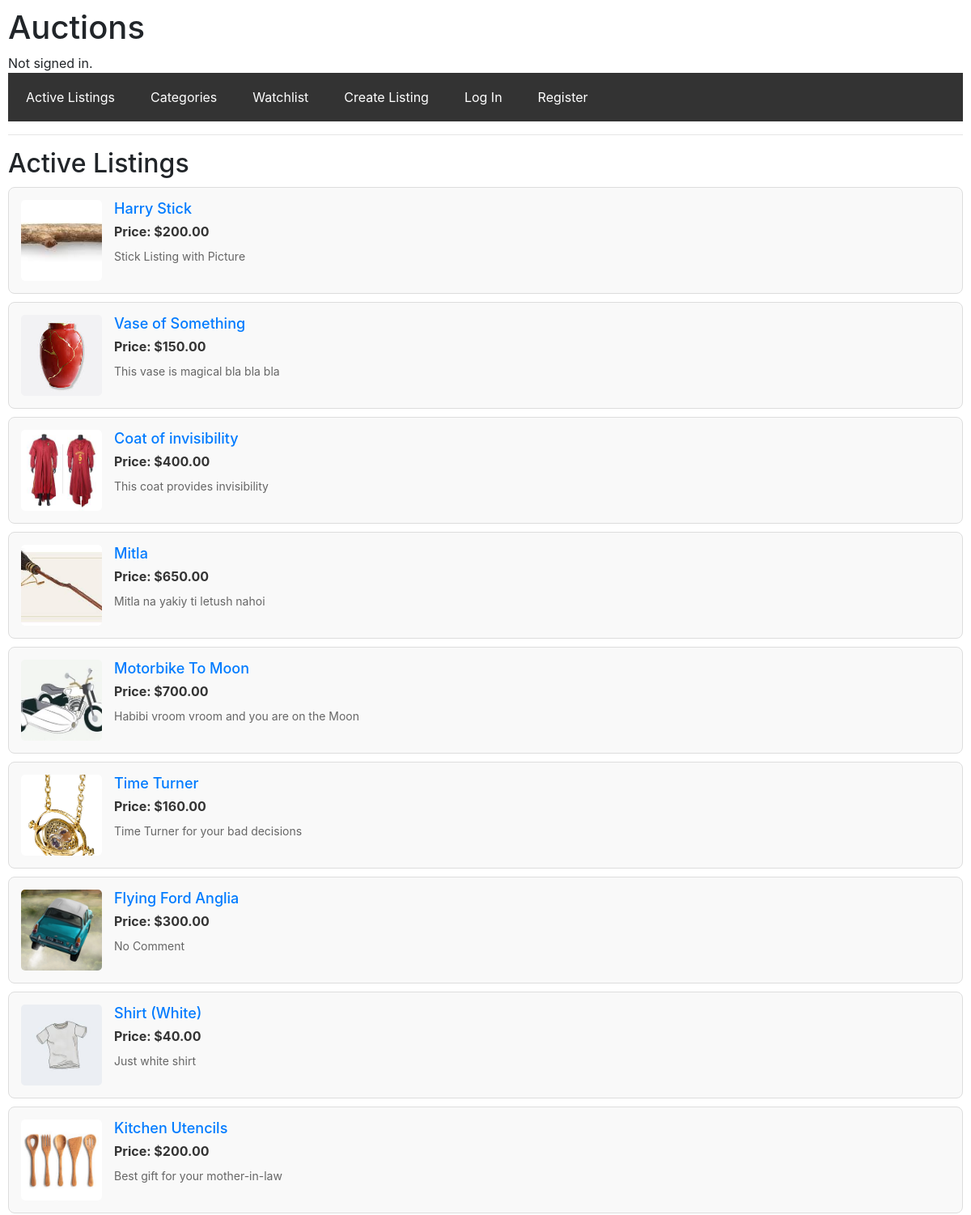
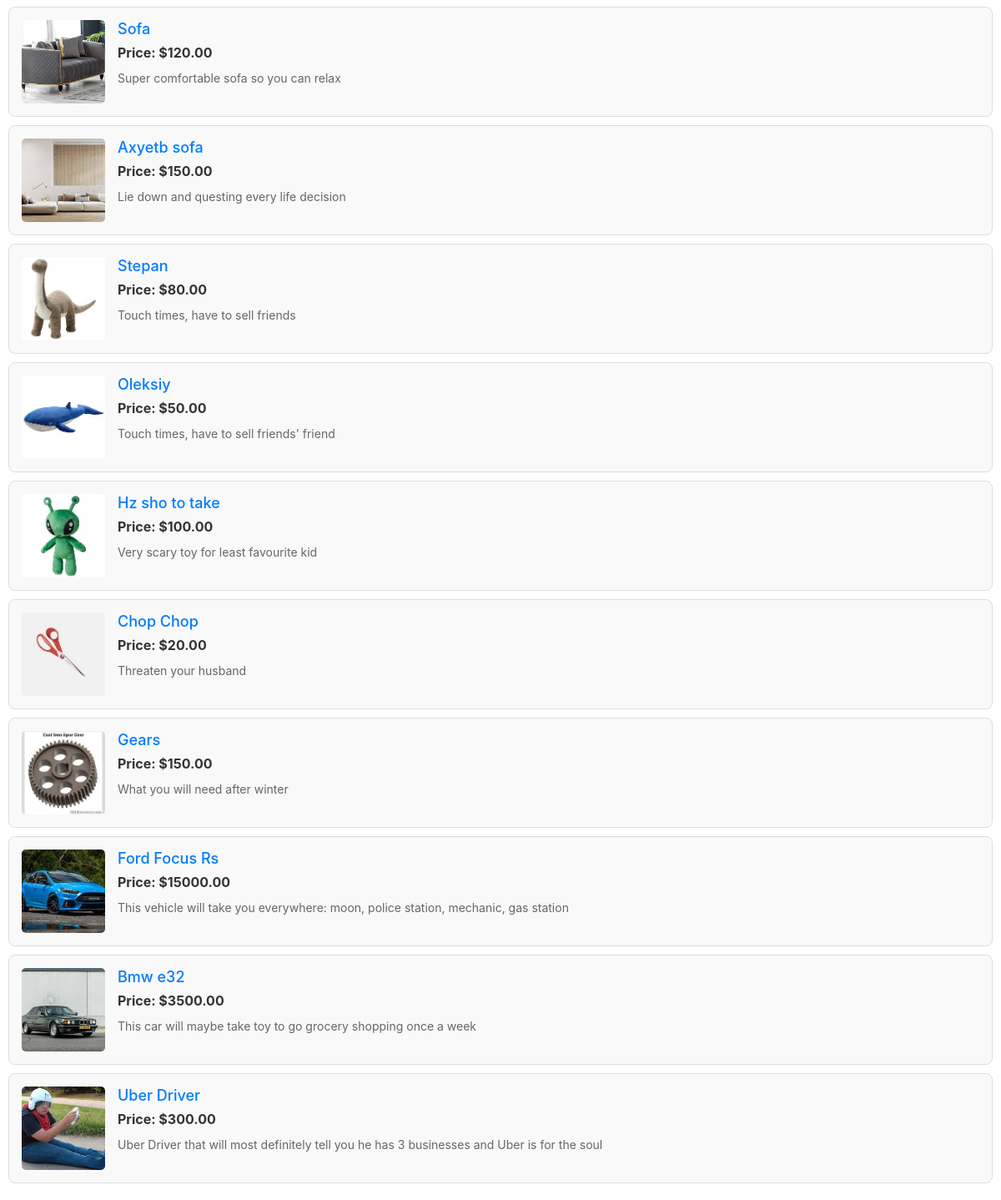
The page / on the database its author committed (2 pictures, top to bottom).
### auctions/models.py (models this page shows, shortened)
class AuctionListing(models.Model):
    title = models.CharField(max_length=255)
    description = models.TextField()
    starting_bid = models.DecimalField(max_digits=10, decimal_places=2)
    current_bid = models.DecimalField(max_digits=10, decimal_places=2, null=True, blank=True)
    user = models.ForeignKey(User, on_delete=models.CASCADE, related_name="listings")  # Use User instead of AbstractUser
    category = models.ForeignKey(Category, on_delete=models.SET_NULL, null=True, blank=True)
    image = models.ImageField(upload_to="auction_images/", blank=True, null=True)
    active = models.BooleanField(default=True)

### auctions/views.py (the view)
# urls.py: path("", views.index, name="index"),
def index(request):
    listings = AuctionListing.objects.all()
    return render(request, 'auctions/index.html',{
        "listings" : listings
    })

### auctions/templates/auctions/index.html
{% extends "auctions/layout.html" %}
{% load static %}
{% block head %}
    <link href="{% static 'auctions/index.css' %}" rel="stylesheet">
{% endblock %}
{% block body %}
    <h2>Active Listings</h2>
    {% for listing in listings %}
            <div class="listings">
                <img src="{{ listing.image.url }}" alt="{{ listing.title }} image">
                <div class="listing-info">
                    <a href="{% url 'display_listing' listing.id %}"><h3>{{ listing.title }}</h3></a>
                    <b>Price: ${{ listing.starting_bid }}</b>
                    <p>{{ listing.description }}</p>
                </div>
            </div>
    {% endfor %}
{% endblock %}

### auctions/templates/auctions/layout.html (shortened to what this page needs)
{% load static %}
<!DOCTYPE html>
<html lang="en">
    <head>
        <link rel="stylesheet" href="https://stackpath.bootstrapcdn.com/bootstrap/4.4.1/css/bootstrap.min.css">
        <link href="{% static 'auctions/styles.css' %}" rel="stylesheet">
        {% block head %}{% endblock %}
    </head>
    <body>
        <h1>Auctions</h1>
        <div>
            {% if user.is_authenticated %}
                Signed in as <strong>{{ user.username }}</strong>.
            {% else %}
                Not signed in.
            {% endif %}
        </div>
        <ul class="nav">
            <li class="nav-item">
                <a class="nav-link" href="{% url 'index' %}">Active Listings</a>
            </li>
            <li class="nav-item">
                <a class="nav-link" href="{% url 'categories_listing' %}">Categories</a>
            </li>
            <li class="nav-item">
                <a class="nav-link" href="{% url 'watchlist_page' %}">Watchlist  {{ user.watchlist.listings.count }}</a>
            </li>
            <li class="nav-item">
                <a class="nav-link" href="{% url 'new_listing' %}">Create Listing</a>
            </li>
            {% if user.is_authenticated %}
                <li class="nav-item">
                    <a class="nav-link" href="{% url 'logout' %}">Log Out</a>
                </li>
            {% else %}
                <li class="nav-item">
                    <a class="nav-link" href="{% url 'login' %}">Log In</a>
                </li>
                <li class="nav-item">
                    <a class="nav-link" href="{% url 'register' %}">Register</a>
                </li>
            {% endif %}
        </ul>
        <hr>
        {% block body %}
        {% endblock %}
    </body>
</html>

### auctions/static/auctions/styles.css (style rules this page uses)
body { padding: 10px; }
.nav { display: flex; list-style: none; background-color: #333; padding: 10px; }
.nav-item { margin-right: 20px; }
.nav-link { color: white; text-decoration: none; padding: 8px 12px; border-radius: 5px; transition: background-color 0.3s; }

### auctions/static/auctions/index.css (style rules this page uses)
.listings { display: flex; align-items: flex-start; border: 1px solid #ddd; border-radius: 8px; padding: 15px; margin: 10px 0; background-color: #f9f9f9; transition: box-shadow 0.3s ease; }
.listings img { width: 100px; height: 100px; object-fit: cover; border-radius: 5px; margin-right: 15px; }
.listing-info { display: flex; flex-direction: column; }
.listing-info h3 { font-size: 18px; color: #007bff; margin: 0 0 5px; transition: color 0.3s ease; }
.listing-info b { font-size: 16px; color: #333; margin: 0 0 8px; }
.listing-info p { margin: 0; font-size: 14px; color: #666; }

### rows shown on the page
AuctionListing: image (picture), title "Harry Stick", starting_bid "200.00", description "Stick Listing with Picture"
AuctionListing: image (picture), title "Vase of Something", starting_bid "150.00", description "This vase is magical bla bla bla"
AuctionListing: image (picture), title "Coat of invisibility", starting_bid "400.00", description "This coat provides invisibility"
AuctionListing: image (picture), title "Mitla", starting_bid "650.00", description "Mitla na yakiy ti letush nahoi"
AuctionListing: image (picture), title "Motorbike To Moon", starting_bid "700.00", description "Habibi vroom vroom and you are on the Moon"
AuctionListing: image (picture), title "Time Turner", starting_bid "160.00", description "Time Turner for your bad decisions"
AuctionListing: image (picture), title "Flying Ford Anglia", starting_bid "300.00", description "No Comment"
AuctionListing: image (picture), title "Shirt (White)", starting_bid "40.00", description "Just white shirt"
AuctionListing: image (picture), title "Kitchen Utencils", starting_bid "200.00", description "Best gift for your mother-in-law"
AuctionListing: image (picture), title "Sofa", starting_bid "120.00", description "Super comfortable sofa so you can relax"
AuctionListing: image (picture), title "Axyetb sofa", starting_bid "150.00", description "Lie down and questing every life decision"
AuctionListing: image (picture), title "Stepan", starting_bid "80.00", description "Touch times, have to sell friends"
AuctionListing: image (picture), title "Oleksiy", starting_bid "50.00", description "Touch times, have to sell friends' friend"
AuctionListing: image (picture), title "Hz sho to take", starting_bid "100.00", description "Very scary toy for least favourite kid"
AuctionListing: image (picture), title "Chop Chop", starting_bid "20.00", description "Threaten your husband"
AuctionListing: image (picture), title "Gears", starting_bid "150.00", description "What you will need after winter"
AuctionListing: image (picture), title "Ford Focus Rs", starting_bid "15000.00", description "This vehicle will take you everywhere: moon, police station, mechanic, gas station"
AuctionListing: image (picture), title "Bmw e32", starting_bid "3500.00", description "This car will maybe take toy to go grocery shopping once a week"
AuctionListing: image (picture), title "Uber Driver", starting_bid "300.00", description "Uber Driver that will most definitely tell you he has 3 businesses and Uber is for the soul"
